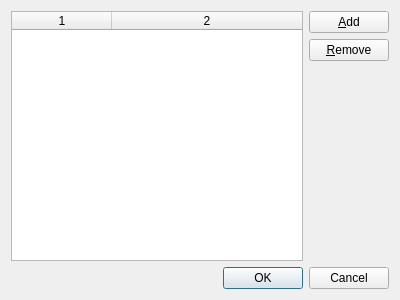
<?xml version="1.0" encoding="UTF-8"?>
<ui version="4.0">
 <class>BusyProjectManager::Internal::CustomBusyPropertiesDialog</class>
 <widget class="QDialog" name="BusyProjectManager::Internal::CustomBusyPropertiesDialog">
  <property name="geometry">
   <rect>
    <x>0</x>
    <y>0</y>
    <width>400</width>
    <height>300</height>
   </rect>
  </property>
  <property name="windowTitle">
   <string>Custom Properties</string>
  </property>
  <layout class="QVBoxLayout" name="verticalLayout_2">
   <item>
    <layout class="QHBoxLayout" name="horizontalLayout">
     <item>
      <widget class="QTableWidget" name="propertiesTable">
       <property name="selectionMode">
        <enum>QAbstractItemView::SingleSelection</enum>
       </property>
       <property name="selectionBehavior">
        <enum>QAbstractItemView::SelectItems</enum>
       </property>
       <property name="columnCount">
        <number>2</number>
       </property>
       <attribute name="horizontalHeaderStretchLastSection">
        <bool>true</bool>
       </attribute>
       <attribute name="verticalHeaderVisible">
        <bool>false</bool>
       </attribute>
       <column/>
       <column/>
      </widget>
     </item>
     <item>
      <layout class="QVBoxLayout" name="verticalLayout">
       <item>
        <widget class="QPushButton" name="addButton">
         <property name="text">
          <string>&amp;Add</string>
         </property>
        </widget>
       </item>
       <item>
        <widget class="QPushButton" name="removeButton">
         <property name="text">
          <string>&amp;Remove</string>
         </property>
        </widget>
       </item>
       <item>
        <spacer name="verticalSpacer">
         <property name="orientation">
          <enum>Qt::Vertical</enum>
         </property>
         <property name="sizeHint" stdset="0">
          <size>
           <width>20</width>
           <height>40</height>
          </size>
         </property>
        </spacer>
       </item>
      </layout>
     </item>
    </layout>
   </item>
   <item>
    <widget class="QDialogButtonBox" name="buttonBox">
     <property name="orientation">
      <enum>Qt::Horizontal</enum>
     </property>
     <property name="standardButtons">
      <set>QDialogButtonBox::Cancel|QDialogButtonBox::Ok</set>
     </property>
    </widget>
   </item>
  </layout>
 </widget>
 <resources/>
 <connections>
  <connection>
   <sender>buttonBox</sender>
   <signal>accepted()</signal>
   <receiver>BusyProjectManager::Internal::CustomBusyPropertiesDialog</receiver>
   <slot>accept()</slot>
   <hints>
    <hint type="sourcelabel">
     <x>248</x>
     <y>254</y>
    </hint>
    <hint type="destinationlabel">
     <x>157</x>
     <y>274</y>
    </hint>
   </hints>
  </connection>
  <connection>
   <sender>buttonBox</sender>
   <signal>rejected()</signal>
   <receiver>BusyProjectManager::Internal::CustomBusyPropertiesDialog</receiver>
   <slot>reject()</slot>
   <hints>
    <hint type="sourcelabel">
     <x>316</x>
     <y>260</y>
    </hint>
    <hint type="destinationlabel">
     <x>286</x>
     <y>274</y>
    </hint>
   </hints>
  </connection>
 </connections>
</ui>
